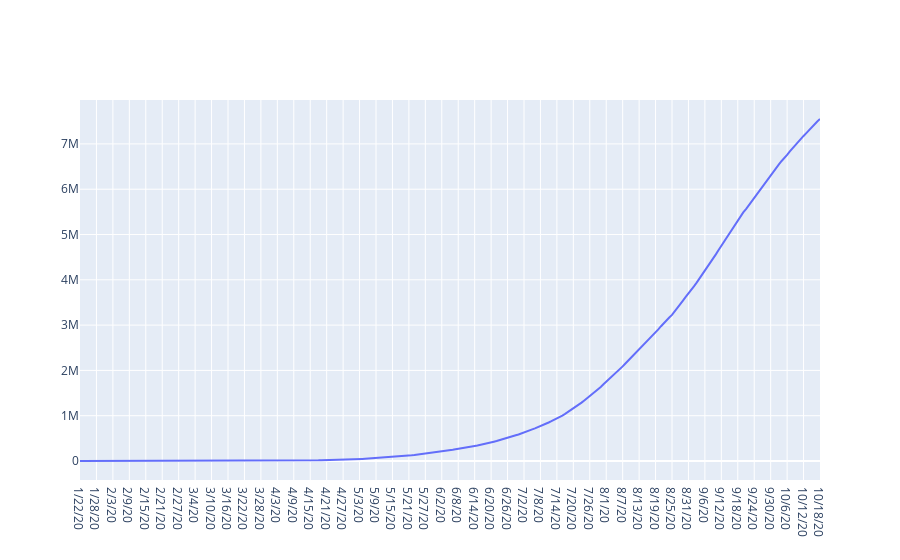

The code cell stored with this chart in its notebook:
### Code cell
trace0 = go.Scatter(
      x = date,
      y = seven_countries_T['India'],
      mode = 'lines',
      name = 'India'   
)

data = [trace0]

py.iplot(data)

### Figure 1 — Plotly figure (JSON) as saved in the notebook; plotly's stock layout.template omitted (floating-point values rounded to 4 significant figures; data arrays with more than 128 entries replaced by an {"elided": "..."} marker saying what was removed)
{"data": [{"mode": "lines", "name": "India", "type": "scatter", "x": {"elided": "271 str values"}, "y": {"elided": "271 int values"}}], "layout": {}}
